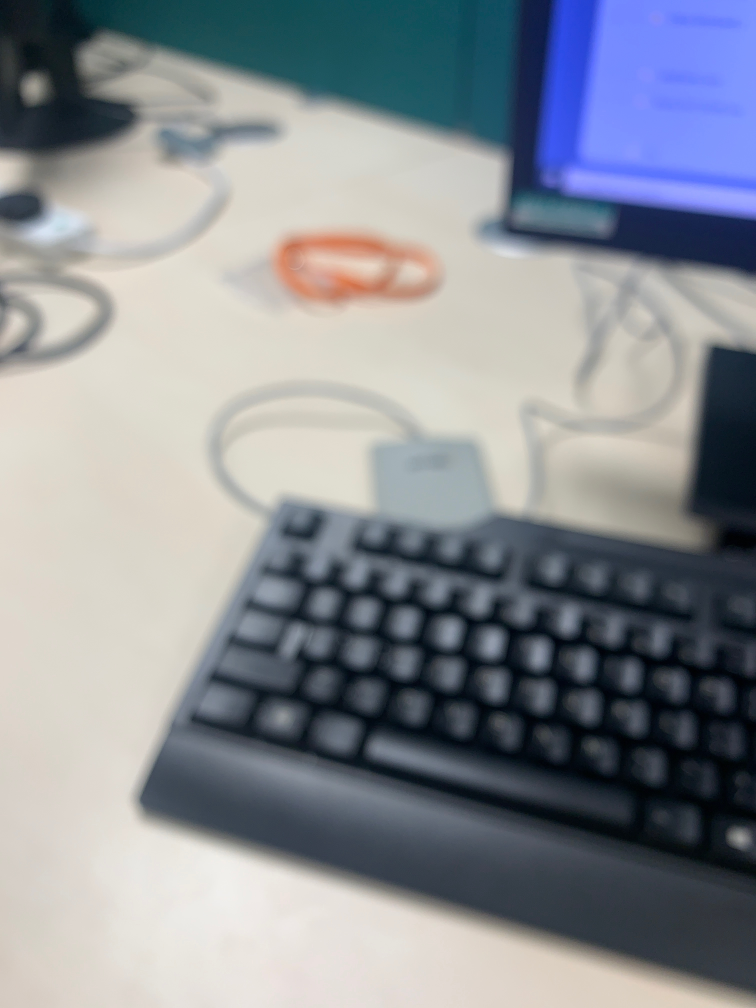
#> input picture image_processing/image_analysis/variance/data/Focus_Sweep_images/image_1.jpeg, 3024 x 4032 px, found by its file name (shown at 1/4 size)
$ python histogram.py
#> lines starting #> are read from the running program, lines starting #| are printed output that depends on the picture
# ---------------------------------------------------------------
# Script name : variance_of_laplacian.py
# Created by  : Enda Stockwell
# ---------------------------------------------------------------
# Description:
# Plot histograms
#   Compares two images, one blurry one sharp. Captured on iPhone
# ---------------------------------------------------------------

import cv2 as cv
import numpy as np
from matplotlib import pyplot as plt

img1 = cv.imread('data\Focus_Sweep_images\image_1.jpeg')
#> img1 is the input picture: shape (4032, 3024, 3); mean B, G, R 148.2, 142, 137.7

img2 = cv.imread('data\Focus_Sweep_images\image_2.jpeg')
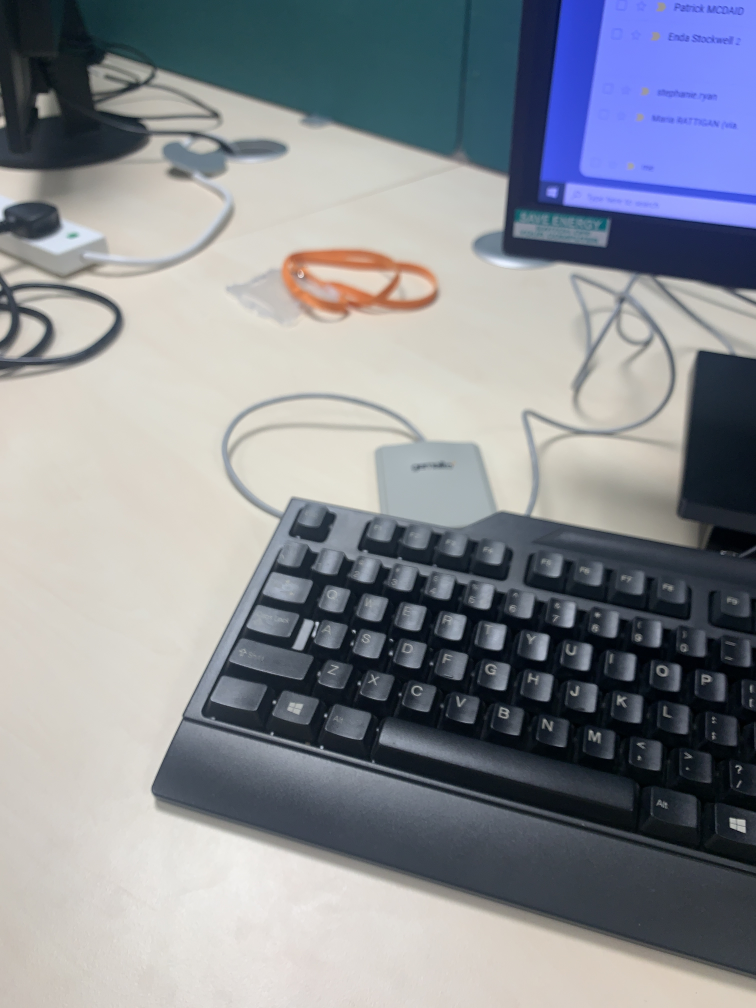
#> input picture image_processing/image_analysis/variance/data/Focus_Sweep_images/image_2.jpeg, 3024 x 4032 px, found by its file name (shown at 1/4 size)
#> img2 is the input picture: shape (4032, 3024, 3); mean B, G, R 147.5, 140.9, 137.3

# Histogram from image 1
plt.subplot(1, 2, 1)
plt.imshow(img1)
plt.title("Image 1")


# Histogram from image 2
plt.subplot(1, 2, 2)
plt.imshow(img2)
plt.title("Image 2")


plt.show()
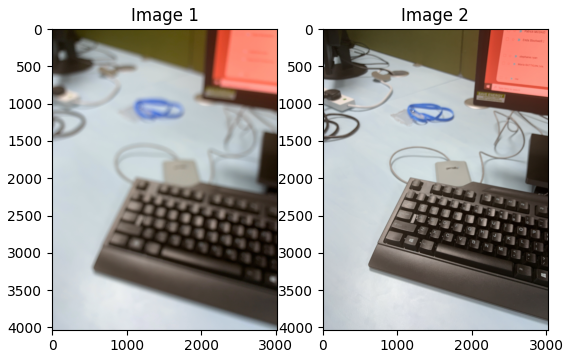
#> figure drawn by matplotlib, 2 panels; B, G, R data is drawn as R, G, B

height = int(img1.shape[1])
#> height = 3024
width = int(img1.shape[0])
#> width = 4032

resized1 = cv.resize(img1, (width//6, height//4), interpolation=cv.INTER_CUBIC)
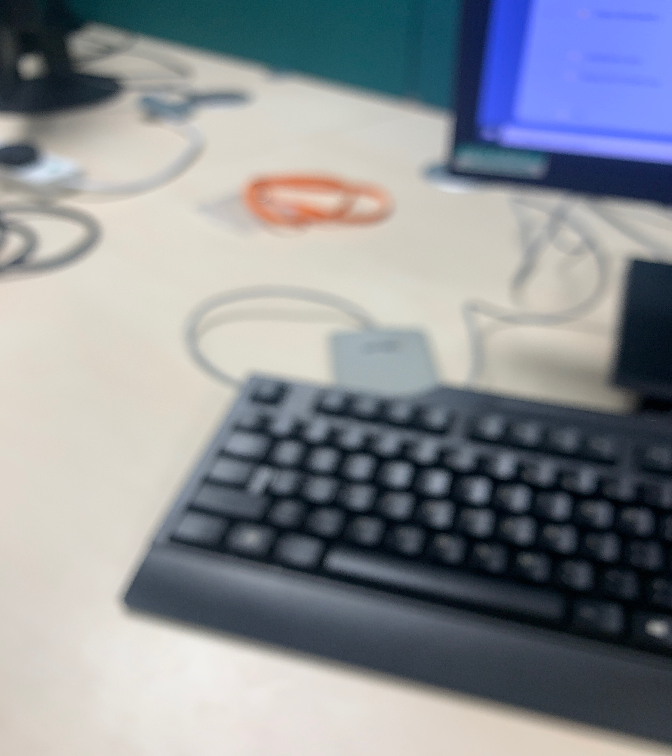
#> resized1: shape (756, 672, 3); mean B, G, R 148.2, 142, 137.7
resized2 = cv.resize(img2, (width//6, height//4), interpolation=cv.INTER_CUBIC)
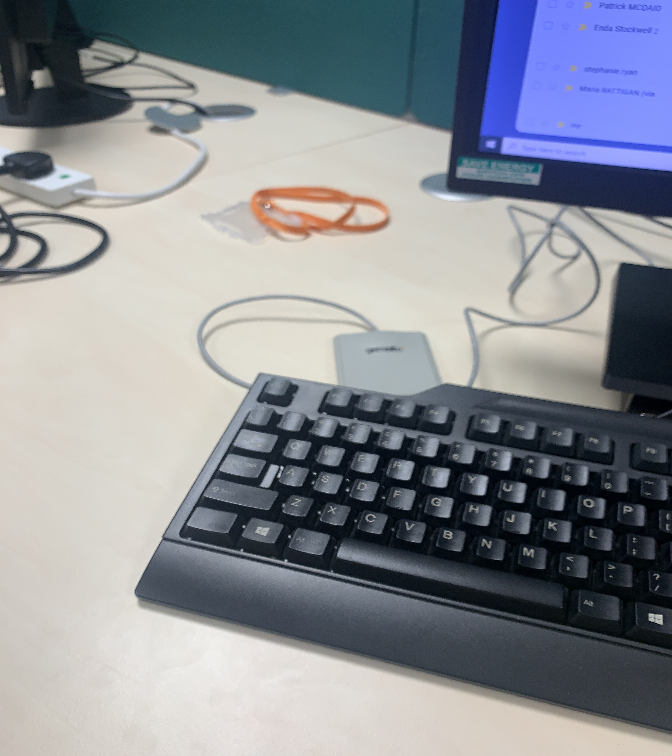
#> resized2: shape (756, 672, 3); mean B, G, R 147.5, 140.8, 137.2

# Blurring photo
blur1 = cv.GaussianBlur(resized1, (3, 3), 0)
blur2 = cv.GaussianBlur(resized2, (3, 3), 0)
# cv.imshow('Blur', blur)


# Converting to grayscale
gray1 = cv.cvtColor(blur1, cv.COLOR_BGR2GRAY)
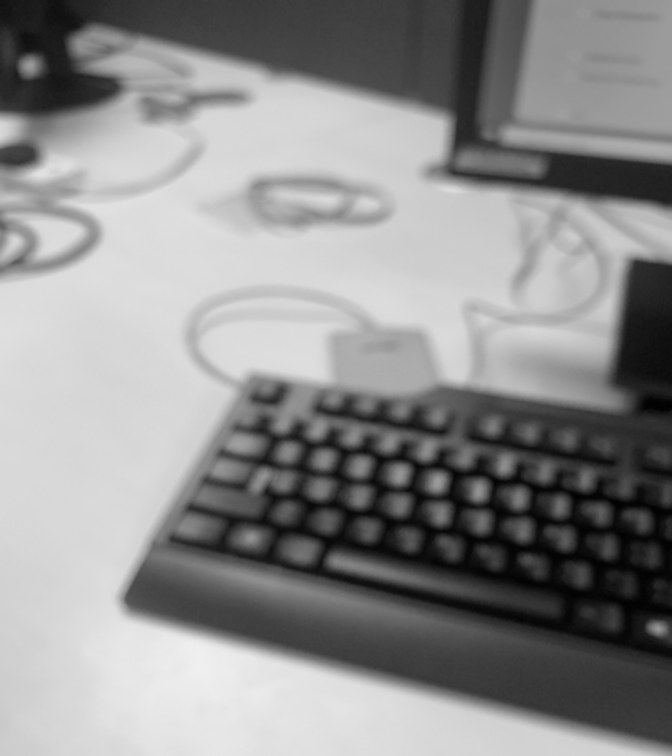
#> gray1: shape (756, 672); min 1, max 240, mean 141.4
gray2 = cv.cvtColor(blur2, cv.COLOR_BGR2GRAY)
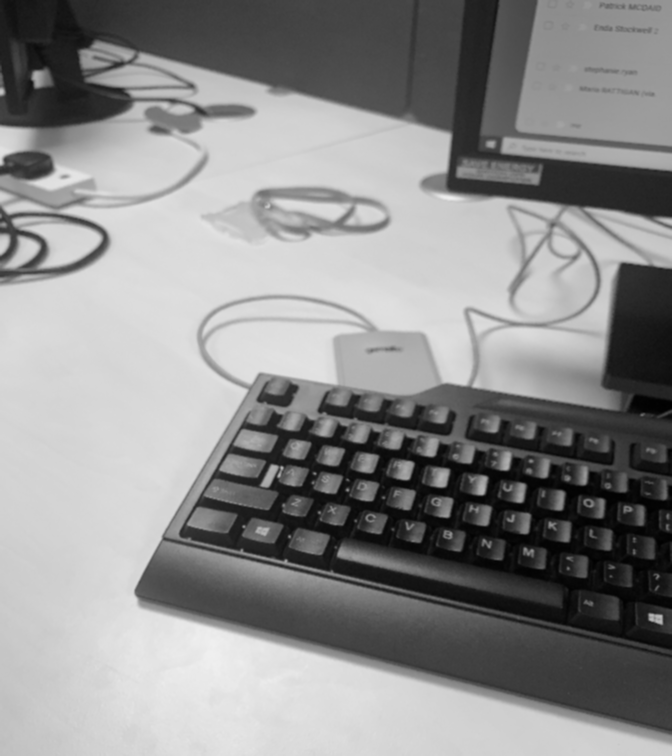
#> gray2: shape (756, 672); min 1, max 240, mean 140.5


# compute a grayscale histogram
hist1 = cv.calcHist([gray1], [0], None, [256], [0, 256])
#> hist1 = 256 values, max 18672 at index 215, min 0 at index 0, mean 1984.5
hist2 = cv.calcHist([gray2], [0], None, [256], [0, 256])
#> hist2 = 256 values, max 12802 at index 216, min 0 at index 0, mean 1984.5

# Plot histograms
plt.figure(0)

# Histogram from image 1
plt.subplot(2, 1, 1)
plt.plot(hist1)
plt.title("Grayscale Histogram 1")
plt.xlabel("Bins")
plt.ylabel("# of Pixels")

# Histogram from image 2
plt.subplot(2, 1, 2)
plt.plot(hist2)
plt.title("Grayscale Histogram 2")
plt.xlabel("Bins")
plt.ylabel("# of Pixels")

plt.xlim([0, 256])
plt.show()
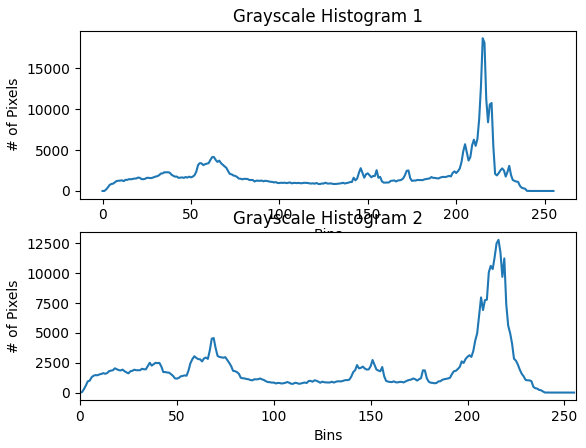
#> figure drawn by matplotlib, 2 panels; panel 1: curve peaks at x = 215, y = 18672; panel 2: curve peaks at x = 216, y = 12802
